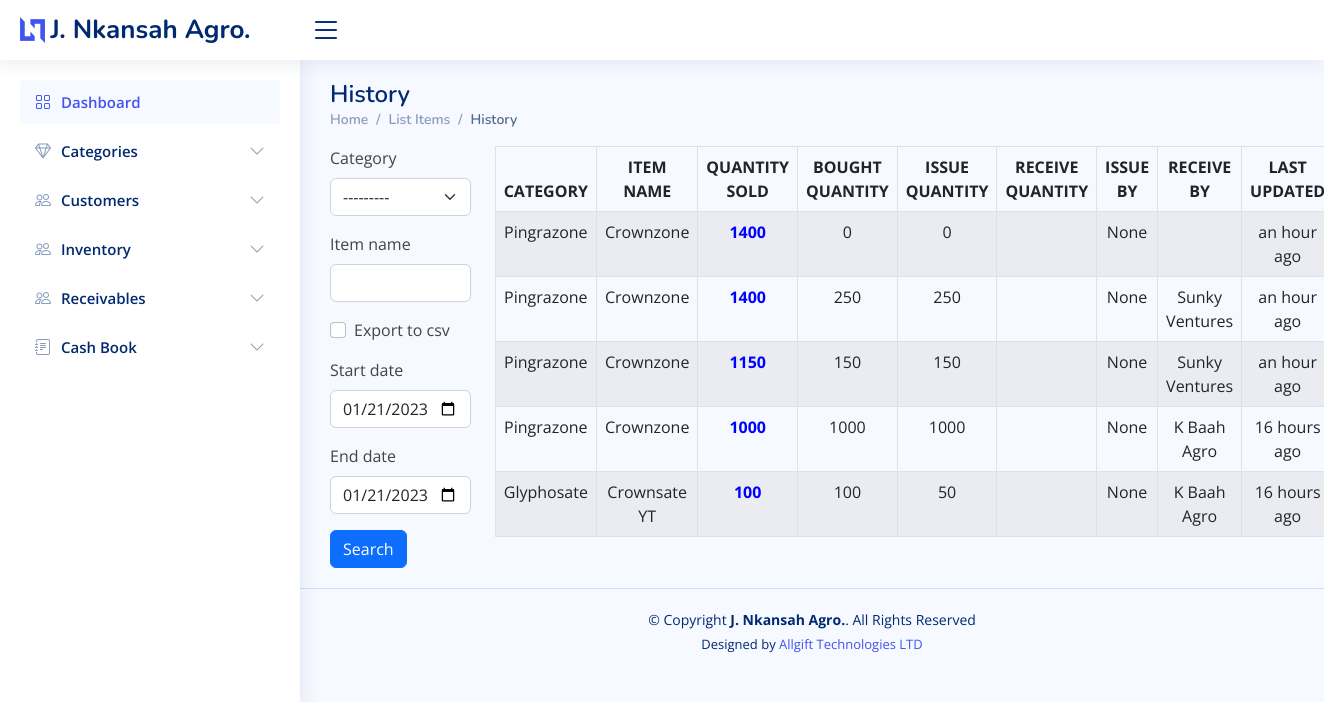
The app's page /inventory/list_history/ with its own data.
### inventory/models.py (models this page shows, shortened)
class StockHistory(models.Model):
    category = models.ForeignKey(Category, on_delete=models.CASCADE, blank=True)
    item_name = models.CharField(max_length=50, blank=True, null=True)
    image = models.ImageField(default='product.png', upload_to='category_pics')
    receipt_no = models.CharField(max_length=50, blank=True, null=True)
    item_description = models.TextField(blank=True, null=True)
    quantity = models.IntegerField(default='0', blank=True, null=True)
    returned_quantity = models.IntegerField(default='0', blank=True, null=True)
    returned_by = models.ForeignKey(Customers, on_delete=models.DO_NOTHING, blank=True, null=True)
    unit_returned_price = models.DecimalField(max_digits=10, decimal_places=2, blank=True, null=True)
    total_returned_price = models.DecimalField(max_digits=10, decimal_places=2, blank=True, null=True)
    sale_quantity = models.IntegerField(default='0', blank=True, null=True)
    delivery_quantity = models.IntegerField(default='0', blank=True, null=True)
    yet_to_deliver = models.IntegerField(default='0', blank=True, null=True)
    waybill_number = models.CharField(max_length=50, blank=True, null=True)
    sale_by = models.CharField(max_length=50, blank=True, null=True)
    sale_to = models.ForeignKey(Customers, on_delete=models.DO_NOTHING, blank=True, null=True, related_name='history_sale_to')
    unit_sale_price = models.DecimalField(max_digits=10, decimal_places=2, blank=True, null=True)
    total_sale_price = models.DecimalField(max_digits=10, decimal_places=2, blank=True, null=True)
    payment_status = models.CharField(max_length=50, choices=Invoice_Choice, blank=True, null=True)
    balance = models.DecimalField(max_digits=10, decimal_places=2, default=0)
    created_on = models.DateTimeField(auto_now_add=True)
    last_updated = models.DateTimeField(auto_now=True)

class Category(models.Model):
    name = models.CharField(max_length=50, blank=True, null=True)
    description = models.TextField(blank=True, null=True)
    image = models.ImageField(default='product.png', upload_to='category_pics')
    def __str__(self):
        return self.name

class Customers(models.Model):
    name = models.CharField(max_length=50, blank=True, null=True)
    location = models.CharField(max_length=50, blank=True, null=True)
    contact_no = models.CharField(max_length=50, blank=True, null=True)
    category = models.CharField(max_length=50, choices=MARKET_CATEGORY, blank=True, null=True)
    country = models.CharField(max_length=50, blank=True, null=True)
    def __str__(self):
        return self.name

### inventory/views.py (the view, shortened to what this page needs)
# urls.py: path('list_history/', views.list_history, name='list_history'),
def list_history(request):
    header = 'HISTORY DATA'
    queryset = StockHistory.objects.all().order_by("-last_updated")
    paginator = Paginator(queryset, 15)
    page_number = request.GET.get('page')
    queryset = paginator.get_page(page_number)
    form = StockHistorySearchForm(request.POST or None)
    context = {
        "header": header,
        "queryset": queryset,
        "form": form,
    }
    return render(request, "inventory/list_history.html", context)

### inventory/forms.py
class StockHistorySearchForm(forms.ModelForm):
    export_to_CSV = forms.BooleanField(required=False)
    start_date = forms.DateTimeField(widget=forms.widgets.DateInput(attrs={'type': 'date'}),
                                     required=False, initial=timezone.now)
    end_date = forms.DateTimeField(widget=forms.widgets.DateInput(attrs={'type': 'date'}),
                                   required=False, initial=timezone.now)
    class Meta:
        model = StockHistory
        fields = ['category', 'item_name', 'export_to_CSV', 'start_date', 'end_date']

### templates/inventory/list_history.html
{% extends 'inventory/base.html' %}
{% load humanize %}
{% load crispy_forms_tags %}
{% block content %}
     <div class="pagetitle">
      <h1>History</h1>
      <nav>
        <ol class="breadcrumb">
          <li class="breadcrumb-item"><a href="{% url 'home' %}">Home</a></li>
          <li class="breadcrumb-item"><a href="{% url 'list_items' %}">List Items</a></li>
          <li class="breadcrumb-item active">History</li>
        </ol>
      </nav>
    </div>
     <section class="section dashboard">
         <div class="row">
        <div class="col-sm-2">
            <form method='POST' action=''>{% csrf_token %}
            {{form|crispy}}
            <input type="submit" value='Search' class="btn btn-primary mybutton"/>
        </form>
        </div>
        <br>
        <div class="col-sm-10">
            <div class="display_table">
        <table class='table table-bordered table-striped datatable table-hover text-center'>
          <thead>
            <tr>
              <th>CATEGORY</th>
              <th>ITEM NAME</th>
              <th>QUANTITY SOLD</th>
              <th>BOUGHT QUANTITY</th>
              <th>ISSUE QUANTITY</th>
              <th>RECEIVE QUANTITY</th>
              <th>ISSUE BY</th>
              <th>RECEIVE BY</th>
              <th>LAST UPDATED</th>
            </tr>
          </thead>
        {% for instance in queryset %}
            <tr>
              <td>{{instance.category}}</td>
              <td>{{instance.item_name}}</td>
              <td style="color:blue; font-weight:bold;">{{instance.quantity}}</td>
              <td>{{instance.sale_quantity}}</td>
              <td>{{instance.delivery_quantity}}</td>
              <td style="color:green; font-weight:bold;">{{instance.purchased_quantity}}</td>
              <td>{% if instance.purchased_quantity > 0%}
                    {{ instance.purchased_from}}
                  {% else %}
                    {{instance.sale_by}}
                  {% endif %}
              </td>
              <td>{% if instance.sale_quantity > 0%}
                    {{instance.sale_to}}
                  {% else %}
                    {{instance.purchased_by}}
                  {% endif %}
              </td>
              <td>{{instance.last_updated|naturaltime}}</td>
            </tr>
        {% endfor %}
      </table>
    </div>
        </div>
    </div>
    </section>
{% endblock content %}

### static/inventory/assets/css/style.css (style rules this page uses)
:root { scroll-behavior: smooth; }
body { font-family: "Open Sans", sans-serif; background: #f6f9ff; color: #444444; }
a { color: #4154f1; text-decoration: none; }
h1, h2, h3, h4, h5, h6 { font-family: "Nunito", sans-serif; }
.pagetitle { margin-bottom: 10px; }
.pagetitle h1 { font-size: 24px; margin-bottom: 0; font-weight: 600; color: #012970; }
.breadcrumb { font-size: 14px; font-family: "Nunito", sans-serif; color: #899bbd; font-weight: 600; }
.breadcrumb a { color: #899bbd; transition: 0.3s; }
.breadcrumb .breadcrumb-item::before { color: #899bbd; }
.breadcrumb .active { color: #51678f; font-weight: 600; }

### records on screen
StockHistory: category "Pingrazone", item_name "Crownzone", quantity "1400", sale_quantity "0", delivery_quantity "0", sale_by "None", last_updated "an hour ago"
StockHistory: category "Pingrazone", item_name "Crownzone", quantity "1400", sale_quantity "250", delivery_quantity "250", sale_by "None", sale_to "Sunky Ventures", last_updated "an hour ago"
StockHistory: category "Pingrazone", item_name "Crownzone", quantity "1150", sale_quantity "150", delivery_quantity "150", sale_by "None", sale_to "Sunky Ventures", last_updated "an hour ago"
StockHistory: category "Pingrazone", item_name "Crownzone", quantity "1000", sale_quantity "1000", delivery_quantity "1000", sale_by "None", sale_to "K Baah Agro", last_updated "16 hours ago"
StockHistory: category "Glyphosate", item_name "Crownsate YT", quantity "100", sale_quantity "100", delivery_quantity "50", sale_by "None", sale_to "K Baah Agro", last_updated "16 hours ago"
